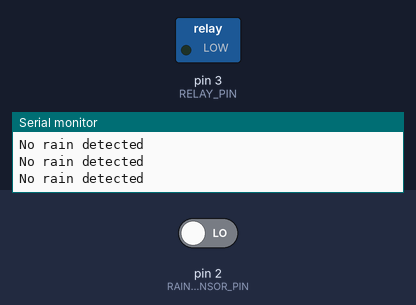
This sketch was run on a simulated Arduino Uno, built with avr-gcc and run on an emulated ATmega328P. Shown: switched loads named in the sketch (green lamp = pin HIGH), the last lines printed to the serial monitor. The test bench sets the inputs (shaded band); at power-on: pin 2 (RAIN_SENSOR_PIN) LOW.

Above: at 2.8 s.
2.9 s: pin 2 (RAIN_SENSOR_PIN) driven HIGH
At 4.0 s:
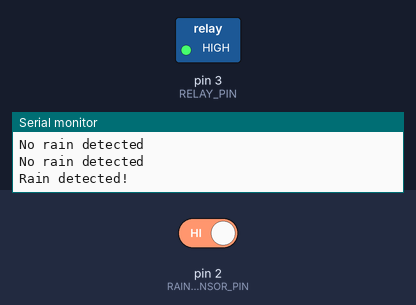
4.5 s: pin 2 (RAIN_SENSOR_PIN) driven LOW
At 5.6 s:
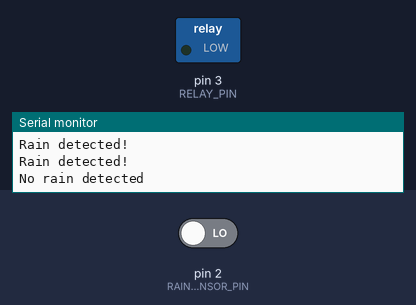
Timing chart, 0 to 7.5 s (numbered marks = the images above; inputs shaded):
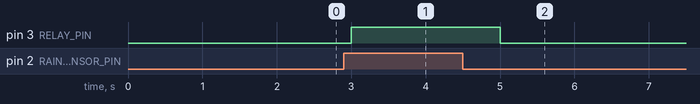

Measured:
- after the input at 2.9 s, pin 3 (RELAY_PIN): LOW → HIGH after 0.10 s
- after the input at 4.5 s, pin 3 (RELAY_PIN): HIGH → LOW after 0.50 s

The sketch:

Rain_Drop_Sensor_With_Relay_Control.ino
```cpp
#define RAIN_SENSOR_PIN 2  // Replace with the actual pin you connect the raindrop sensor to
#define RELAY_PIN 3       // Replace with the actual pin you connect the relay to

void setup() {
  pinMode(RAIN_SENSOR_PIN, INPUT);
  pinMode(RELAY_PIN, OUTPUT);

  Serial.begin(9600);
}

void loop() {
  int rainSensorValue = digitalRead(RAIN_SENSOR_PIN);

  if (rainSensorValue == HIGH) {
    Serial.println("Rain detected!");
    digitalWrite(RELAY_PIN, HIGH);  // Turn on the relay
  } else {
    Serial.println("No rain detected");
    digitalWrite(RELAY_PIN, LOW);   // Turn off the relay
  }

  delay(1000);  // Adjust the delay based on your needs
}
```
